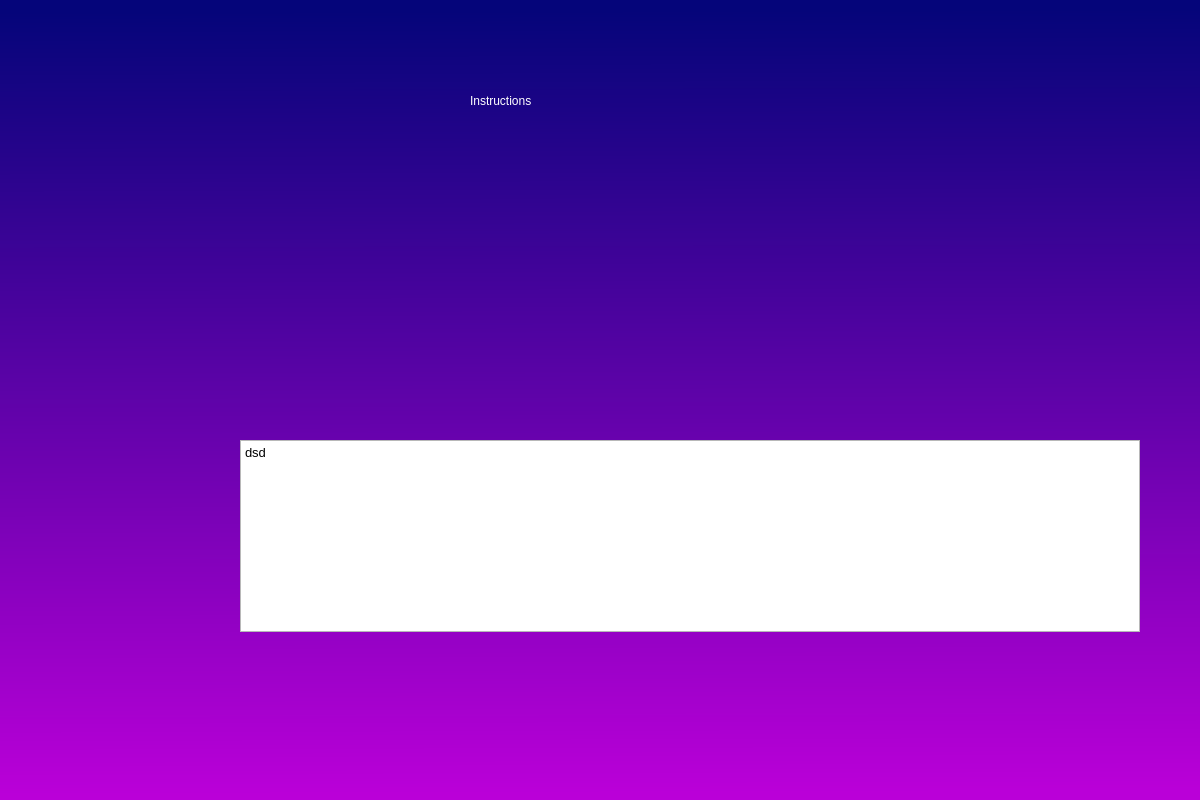
<?xml version="1.0" encoding="UTF-8"?>
<ui version="4.0">
 <class>widget</class>
 <widget class="QMainWindow" name="widget">
  <property name="geometry">
   <rect>
    <x>0</x>
    <y>0</y>
    <width>1200</width>
    <height>800</height>
   </rect>
  </property>
  <property name="windowTitle">
   <string>MainWindow</string>
  </property>
  <property name="styleSheet">
   <string notr="true">QWidget#widget_2{
background-color: qlineargradient(spread:pad, x1:0, y1:0, x2:0.008, y2:0.994, stop:0.0152381 rgba(5, 5, 122, 255), stop:1 rgba(186, 0, 216, 255));}</string>
  </property>
  <widget class="QWidget" name="widget_2">
   <property name="styleSheet">
    <string notr="true">QWidget#widget{
background-color: qlineargradient(spread:pad, x1:0, y1:0, x2:0.008, y2:0.994, stop:0.0152381 rgba(5, 5, 122, 255), stop:1 rgba(186, 0, 216, 255));}</string>
   </property>
   <widget class="QLabel" name="label">
    <property name="geometry">
     <rect>
      <x>470</x>
      <y>60</y>
      <width>261</width>
      <height>81</height>
     </rect>
    </property>
    <property name="styleSheet">
     <string notr="true">font: 75 36pt &quot;MS Shell Dlg 2&quot;;color:rgb(255, 255, 255)</string>
    </property>
    <property name="text">
     <string>Instructions</string>
    </property>
   </widget>
   <widget class="QWidget" name="horizontalLayoutWidget">
    <property name="geometry">
     <rect>
      <x>430</x>
      <y>180</y>
      <width>361</width>
      <height>231</height>
     </rect>
    </property>
    <layout class="QHBoxLayout" name="horizontalLayout"/>
   </widget>
   <widget class="QTextBrowser" name="lbl_txt">
    <property name="geometry">
     <rect>
      <x>240</x>
      <y>440</y>
      <width>900</width>
      <height>192</height>
     </rect>
    </property>
    <property name="styleSheet">
     <string notr="true">QTextBrowser { background: transparent; border:None;
font: 12pt &quot;MS Shell Dlg 2&quot;;color:rgb(255, 255, 255); }
QTextBrowse &gt; QWidget &gt; QWidget { background: transparent; }
QTextBrowse &gt; QWidget &gt; QScrollBar { background: palette(base); }</string>
    </property>
    <property name="html">
     <string>&lt;!DOCTYPE HTML PUBLIC &quot;-//W3C//DTD HTML 4.0//EN&quot; &quot;http://www.w3.org/TR/REC-html40/strict.dtd&quot;&gt;
&lt;html&gt;&lt;head&gt;&lt;meta name=&quot;qrichtext&quot; content=&quot;1&quot; /&gt;&lt;style type=&quot;text/css&quot;&gt;
p, li { white-space: pre-wrap; }
&lt;/style&gt;&lt;/head&gt;&lt;body style=&quot; font-family:'MS Shell Dlg 2'; font-size:12pt; font-weight:400; font-style:normal;&quot;&gt;
&lt;p style=&quot; margin-top:0px; margin-bottom:0px; margin-left:0px; margin-right:0px; -qt-block-indent:0; text-indent:0px;&quot;&gt;&lt;span style=&quot; font-size:9.75pt;&quot;&gt;dsd&lt;/span&gt;&lt;/p&gt;&lt;/body&gt;&lt;/html&gt;</string>
    </property>
   </widget>
  </widget>
 </widget>
 <resources/>
 <connections/>
</ui>
